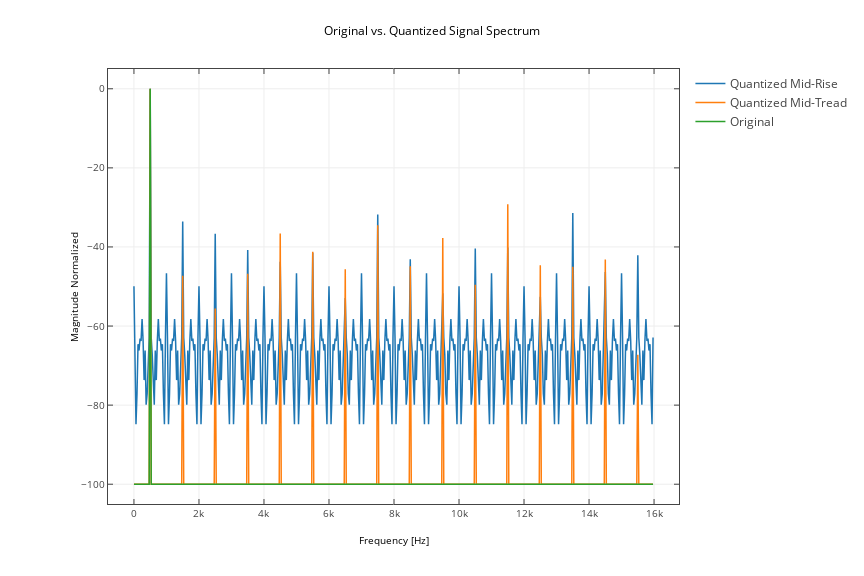

Write notebook code for a chart like this one.
### Code cell
# Imports
from scipy.fftpack import fft
import plotly.offline
import plotly.tools as tls
import plotly.plotly as py

# Configurations
if inColab==False:
    plotly.offline.init_notebook_mode(connected=True)
else:
    enable_plotly_in_cell()
        
import warnings; warnings.simplefilter('ignore')

# Signal Processing Parameters
NFFT=2**10
#Frequency Analysis
freqs = np.fft.fftfreq(NFFT, d=T) # Frequency bins
original_fft=fft(sinewave, n=NFFT)
original_fft/=np.abs(original_fft).max()
quantized_tread_fft=fft(sinewave_quant_tread_rec, n=NFFT)
quantized_tread_fft/=np.abs(quantized_tread_fft).max()
quantized_rise_fft=fft(sinewave_quant_rise_rec, n=NFFT)
quantized_rise_fft/=np.abs(quantized_rise_fft).max()

# Plot
fig=plt.figure(figsize=(12,8))
plt.plot(freqs[0:NFFT//2],20*np.log10(np.abs(quantized_rise_fft[0:NFFT//2]).clip(min=1e-5)), label='Quantized Mid-Rise')
plt.plot(freqs[0:NFFT//2],20*np.log10(np.abs(quantized_tread_fft[0:NFFT//2]).clip(min=1e-5)), label='Quantized Mid-Tread')
plt.plot(freqs[0:NFFT//2],20*np.log10(np.abs(original_fft[0:NFFT//2]).clip(min=1e-5)), label='Original')
plt.grid()
plt.title('Original vs. Quantized Signal Spectrum')
plt.ylabel('Magnitude Normalized')
plt.xlabel('Frequency [Hz]')
#plt.legend()

plotly_fig = tls.mpl_to_plotly(fig)
plotly_fig.layout.update(showlegend=True)
plotly.offline.iplot(plotly_fig)

### Figure 1 — Plotly figure (JSON) as saved in the notebook; plotly's stock layout.template omitted (floating-point values rounded to 4 significant figures; data arrays with more than 128 entries replaced by an {"elided": "..."} marker saying what was removed)
{"data": [{"line": {"color": "rgba (31, 119, 180, 1)", "dash": "solid", "width": 1.5}, "mode": "lines", "name": "Quantized Mid-Rise", "type": "scatter", "uid": "c71e3581-a312-4e98-a4b3-16d5af449a3a", "x": {"elided": "512 float values"}, "xaxis": "x", "y": {"elided": "512 float values"}, "yaxis": "y"}, {"line": {"color": "rgba (255, 127, 14, 1)", "dash": "solid", "width": 1.5}, "mode": "lines", "name": "Quantized Mid-Tread", "type": "scatter", "uid": "0a1c8e70-dd1a-4db1-957f-d8f75594a0dd", "x": {"elided": "512 float values"}, "xaxis": "x", "y": {"elided": "512 float values"}, "yaxis": "y"}, {"line": {"color": "rgba (44, 160, 44, 1)", "dash": "solid", "width": 1.5}, "mode": "lines", "name": "Original", "type": "scatter", "uid": "d1e3db95-5dda-40bd-b495-cc2c1f36c506", "x": {"elided": "512 float values"}, "xaxis": "x", "y": {"elided": "512 int values"}, "yaxis": "y"}], "layout": {"autosize": false, "height": 576, "hovermode": "closest", "margin": {"b": 72, "l": 108, "pad": 0, "r": 86, "t": 69}, "showlegend": true, "title": {"font": {"color": "#000000", "size": 12}, "text": "Original vs. Quantized Signal Spectrum"}, "width": 864, "xaxis": {"anchor": "y", "domain": [0, 1], "mirror": "ticks", "nticks": 11, "range": [-798.4, 16770.0], "showgrid": true, "showline": true, "side": "bottom", "tickfont": {"size": 10}, "ticks": "inside", "title": {"font": {"color": "#000000", "size": 10}, "text": "Frequency [Hz]"}, "type": "linear", "zeroline": false}, "yaxis": {"anchor": "x", "domain": [0, 1], "mirror": "ticks", "nticks": 8, "range": [-105, 5], "showgrid": true, "showline": true, "side": "left", "tickfont": {"size": 10}, "ticks": "inside", "title": {"font": {"color": "#000000", "size": 10}, "text": "Magnitude Normalized"}, "type": "linear", "zeroline": false}}}
